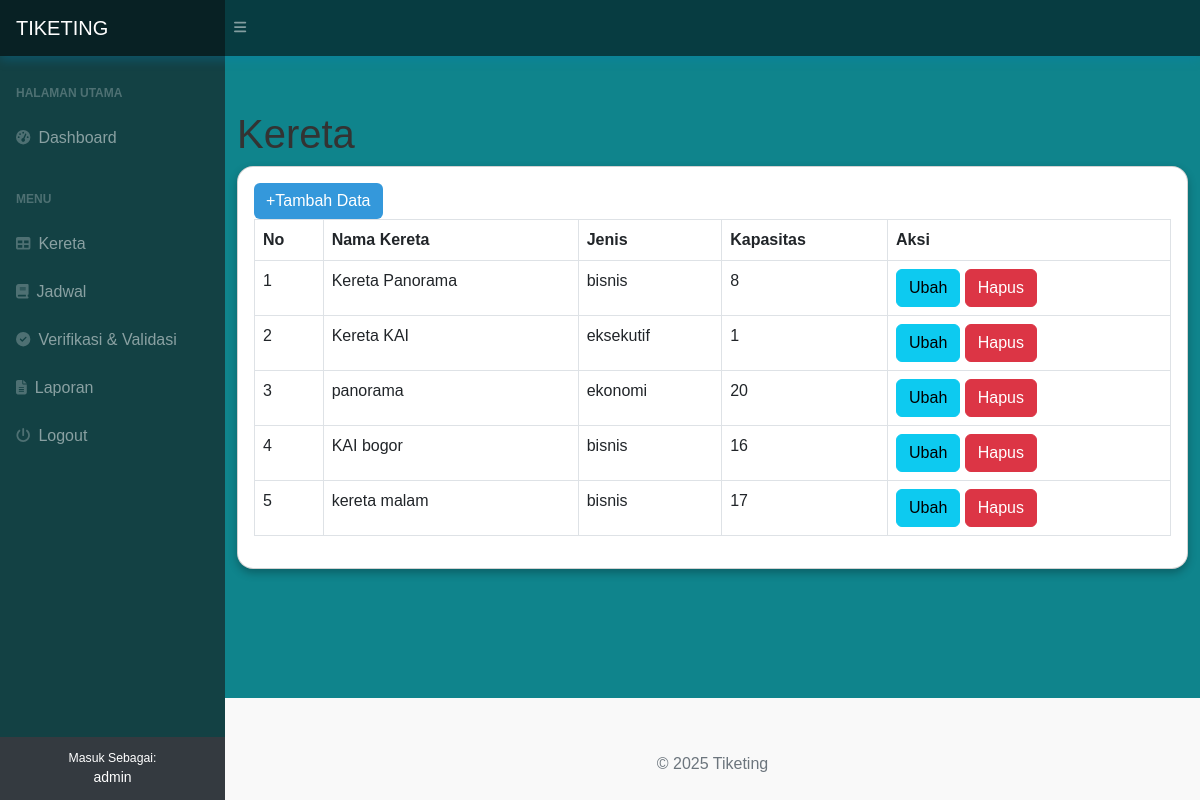
The app's page /index.php?page=kereta (signed in) with its own data.
### tables this page shows
CREATE TABLE `kereta` (
  `id_kereta` int NOT NULL,
  `nama_kereta` varchar(100) NOT NULL,
  `jenis` enum('ekonomi','bisnis','eksekutif') NOT NULL,
  `kapasitas` int NOT NULL
);

### kereta.php (the view)
<h1 class="mt-4">Kereta</h1>
<div class="card">
    <div class="card-body">
        <div class="row">
            <div class="col-md-12">
                <a href="?page=kereta_tambah" class="btn btn-primary">+Tambah Data</a>
                <table class="table table-bordered" id="dataTable" width="100%" cellspacing="0">
                    <tr>
                        <th>No</th>
                        <th>Nama Kereta</th>
                        <th>Jenis</th>
                        <th>Kapasitas</th>
                        <th>Aksi</th>
                    </tr>
                    <?php
                    $i = 1;
                    $query = mysqli_query($koneksi, "SELECT * FROM kereta");
                    while($data = mysqli_fetch_array($query)){
                    ?>
                        <tr>
                            <td><?php echo $i++; ?></td>
                            <td><?php echo $data['nama_kereta']; ?></td>
                            <td><?php echo $data['jenis']; ?></td>
                            <td><?php echo $data['kapasitas']; ?></td>
                            <td>
                                <a href="?page=kereta_ubah&&id=<?php echo $data['id_kereta']; ?>" class="btn btn-info">Ubah</a>
                                <a onclick="return confirm('apakah anda yakin menghapus data ini?');" href="?page=kereta_hapus&&id=<?php echo $data['id_kereta']; ?>" class="btn btn-danger">Hapus</a>
                            </td>
                        </tr>
                    <?php } ?>
                </table>
            </div>
        </div>
    </div>
</div>

### index.php (style rules this page uses)
body { background:rgb(15, 132, 140); font-family: 'Arial', sans-serif; color: #333; }
.card { background: #ffffff; border-radius: 1rem; box-shadow: 0 4px 8px rgba(0, 0, 0, 0.27); transition: 0.3s ease-in-out; }
.btn-primary { background-color: #3498db; border: none; transition: 0.3s ease; }

### records on screen
kereta: nama_kereta "Kereta Panorama", jenis "bisnis", kapasitas "8"
kereta: nama_kereta "Kereta KAI", jenis "eksekutif", kapasitas "1"
kereta: nama_kereta "panorama", jenis "ekonomi", kapasitas "20"
kereta: nama_kereta "KAI bogor", jenis "bisnis", kapasitas "16"
kereta: nama_kereta "kereta malam", jenis "bisnis", kapasitas "17"

### other values on screen
$_SESSION['user']['role'] "admin"
